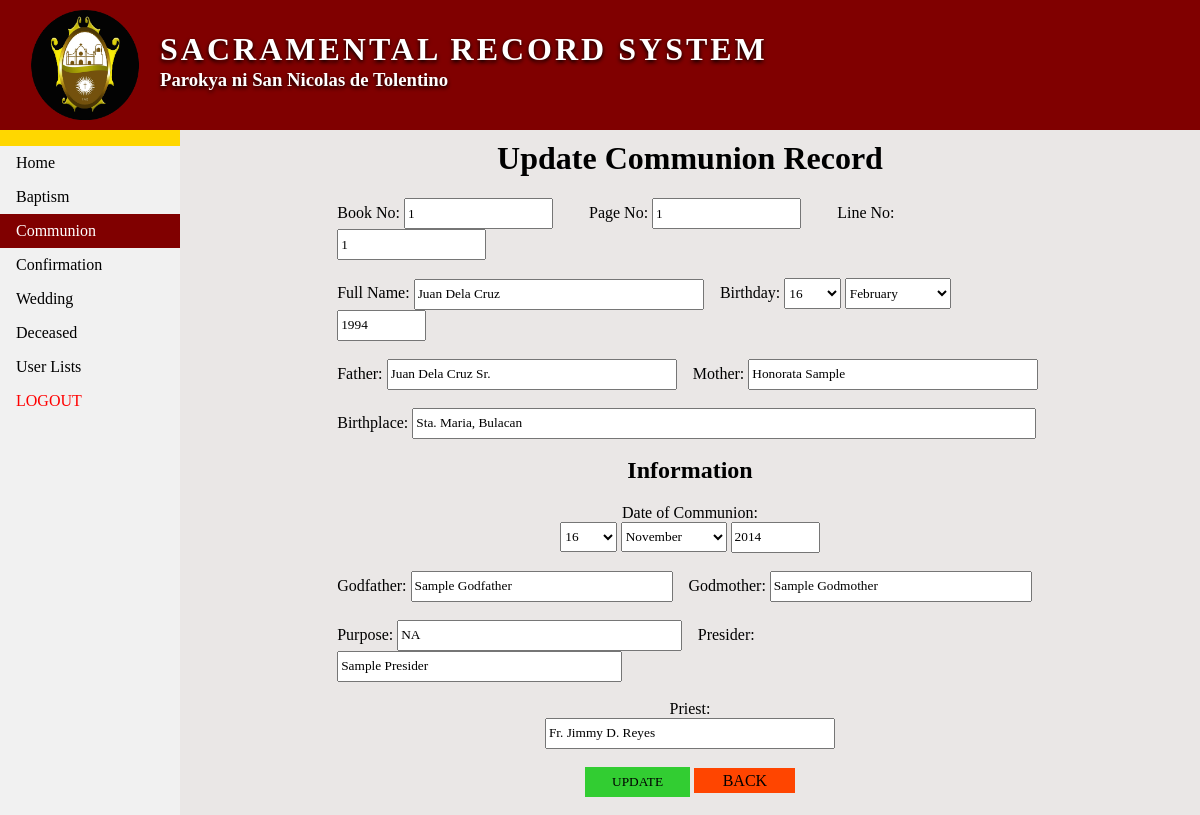
Screenshot of /communionedit.php?id=3 with the database file from the repository.
### tables this page shows
CREATE TABLE IF NOT EXISTS `communion_tbl` (
`id` int(11) NOT NULL,
  `bn` int(11) NOT NULL,
  `pn` int(11) NOT NULL,
  `ln` int(11) NOT NULL,
  `fullname` varchar(255) NOT NULL,
  `father` varchar(255) NOT NULL,
  `mother` varchar(255) NOT NULL,
  `birthplace` varchar(255) NOT NULL,
  `bday` int(11) NOT NULL,
  `bmonth` varchar(255) NOT NULL,
  `byear` int(11) NOT NULL,
  `comday` int(11) NOT NULL,
  `commonth` varchar(255) NOT NULL,
  `comyear` int(11) NOT NULL,
  `godfather` varchar(255) NOT NULL,
  `godmother` varchar(255) NOT NULL,
  `presider` varchar(255) NOT NULL,
  `purpose` varchar(255) NOT NULL,
  `priest` varchar(255) NOT NULL
);

### communionedit.php (the view, shortened to what this page needs)
<?php
	include 'connection.php';
	$owner_id = $_REQUEST['id'];
	$result = mysqli_query($con,"SELECT * from communion_tbl where id = '$owner_id'");
	$test = mysqli_fetch_array($result);
		$bn = $test['bn'];
		$pn = $test['pn'];
		$ln = $test['ln'];
		$fullname = $test['fullname'];
		$father = $test['father'];
		$mother = $test['mother'];
		$birthplace = $test['birthplace'];
		$bday = $test['bday'];
		$bmonth = $test['bmonth'];
		$byear = $test['byear'];
		$comday = $test['comday'];
		$commonth = $test['commonth'];
		$comyear = $test['comyear'];
		$godfather = $test['godfather'];
		$godmother = $test['godmother'];
		$presider = $test['presider'];
		$purpose = $test['purpose'];
		$priest = $test['priest'];
?>
<!DOCTYPE html>
<html>
<head>
	<link rel="stylesheet" type="text/css" href="css/style.css">
	<link rel="stylesheet" type="text/css" href="css/style2.css">
</head>
<body>
	<div class="header">
		<img src="images/logo.png">
		<h1>Sacramental Record System</h1>
		<h3>Parokya ni San Nicolas de Tolentino</h3>
	</div>
	<ul>
		<li><a href="#" class="nav-menu" style="background-color: gold;"></a></li>
		<li><a href="home.php" class="nav-menu">Home</a></li>
		<li><a href="baptism.php" class="nav-menu">Baptism</a></li>
		<li><a href="communion.php" class="nav-menu active">Communion</a></li>
		<li><a href="confirmation.php" class="nav-menu">Confirmation</a></li>
		<li><a href="wedding.php" class="nav-menu">Wedding</a></li>
		<li><a href="deceased.php" class="nav-menu">Deceased</a></li>
		<li><a href="user.php" class="nav-menu">User Lists</a></li>
		<li><a href="logout.php" class="nav-menu" style="color: red">LOGOUT</a></li>
	</ul>
	<div class="container-update">
		<h1 align="center">Update Communion Record</h1>
		<div class="content-update">
			<form method="post" action="communioneditexec.php">
				<label>Book No:</label>
				<input type="text" name="bn" value="<?php echo $bn;?>">&nbsp;&nbsp;&nbsp;&nbsp;&nbsp;&nbsp;&nbsp;&nbsp;
				<label>Page No:</label>
				<input type="text" name="pn" value="<?php echo $pn;?>">&nbsp;&nbsp;&nbsp;&nbsp;&nbsp;&nbsp;&nbsp;&nbsp;
				<label>Line No:</label>
				<input type="text" name="ln" value="<?php echo $ln;?>">
				<br><br>
				<label>Full Name:</label>
				<input type="text" name="fullname" value="<?php echo $fullname;?>" style="width: 40%;">&nbsp;&nbsp;&nbsp;
				<label>Birthday:</label>
				<select name="bday" style="width: 8%;">
					<option><?php echo $bday;?></option>
				</select>
				<select name="bmonth" style="width: 15%;">
					<option><?php echo $bmonth;?></option>
				</select>
				<input type="text" name="byear" value="<?php echo $byear;?>" style="width: 11.5%;"><br><br>
				<label>Father:</label>
				<input type="text" name="father" value="<?php echo $father;?>" style="width: 40%;">&nbsp;&nbsp;&nbsp;
				<label>Mother:</label>
				<input type="text" name="mother" value="<?php echo $mother;?>" style="width: 39.9%;"><br><br>
				<label>Birthplace:</label>
				<input type="text" name="birthplace" value="<?php echo $birthplace;?>" style="width: 87.2%;">&nbsp;&nbsp;&nbsp;
				<br>
				<h2 align="center">Information</h2>
				<label><center>Date of Communion:</center></label>
				<center><select name="comday" style="width: 8%;">
					<option><?php echo $comday;?></option>
				</select>
				<select name="commonth" style="width: 15%;">
					<option><?php echo $commonth;?></option>
				</select>
				<input type="text" name="comyear" value="<?php echo $comyear;?>" style="width: 11.5%;"></center><br>
				<label>Godfather:</label>
				<input type="text" name="godfather" value="<?php echo $godfather;?>" style="width: 36%;">&nbsp;&nbsp;&nbsp;
				<label>Godmother:</label>
				<input type="text" name="godmother" value="<?php echo $godmother;?>" style="width: 36%;"><br><br>
				<label>Purpose:</label>
				<input type="text" name="purpose" value="<?php echo $purpose;?>" style="width: 39.2%;">&nbsp;&nbsp;&nbsp;
				<label>Presider:</label>
				<input type="text" name="presider" value="<?php echo $presider;?>" style="width: 39.2%;"><br><br>
				<center>
					<label>Priest:</label><br>
					<input type="text" name="priest" value="<?php echo $priest;?>" style="width: 40%;">
				</center>
				<br>
				<center>
					<input type="submit" name="add" value="UPDATE" style="width: 15%;">
					<a href="communion.php">BACK</a>
					<br><br>
				</center>
			</form>
		</div>
	</div>
</body>
</html>

### css/style.css (style rules this page uses)
body { padding: 0; margin: 0; background-color: #EAE7E6; }
.header { width: 100%; height: 130px; background-color: maroon; }
.header img { width: 110px; margin: 10px 30px; }
.header h1 { position: absolute; top: 10px; left: 160px; letter-spacing: 3px; font-family: century gothic; color: white; text-transform: uppercase; text-shadow: 0px 2px 4px black; margin-bottom: 0px; }
.header h3 { position: absolute; top: 50px; left: 160px; font-family: century gothic; color: white; text-shadow: 0px 2px 4px black; }
ul { list-style-type: none; margin: 0; padding: 0; width: 15%; background-color: #f1f1f1; height: 100%; position: fixed; overflow: auto; }
li { display: block; color: #000; text-decoration: none; }
.nav-menu { display: block; color: #000; padding: 8px 16px; text-decoration: none; font-family: century gothic; }
.active { background-color: maroon; color: white; }

### css/style2.css (style rules this page uses)
select, option { font-family: century gothic; height: 30.5px; width: 20%; }
.container-update { width: 84%; height: 250px; margin-left: 15.5%; margin-top: 10px; position: relative; }
.container-update h1 { font-family: century gothic; margin-top: 0; }
.content-update { width: 70%; margin: 20px auto; }
.content-update label { font-family: century gothic; }
.content-update input[type=text] { height: 25px; width: 20%; font-family: century gothic; }
.container-update h2 { font-family: century gothic; margin-top: 0; }
.container-update input[type=submit] { background-color: limegreen; height: 30px; border: none; font-family: century gothic; }
.container-update a { text-transform: uppercase; text-decoration: none; color: black; background-color: orangered; padding: .6% 4%; font-family: century gothic; }

### rows the page displays
communion_tbl: bn "1", pn "1", ln "1", fullname "Juan Dela Cruz", bday "16", bmonth "February", byear "1994", father "Juan Dela Cruz Sr.", mother "Honorata Sample", birthplace "Sta. Maria, Bulacan", comday "16", commonth "November", comyear "2014", godfather "Sample Godfather", godmother "Sample Godmother", purpose "NA", presider "Sample Presider", priest "Fr. Jimmy D. Reyes"
